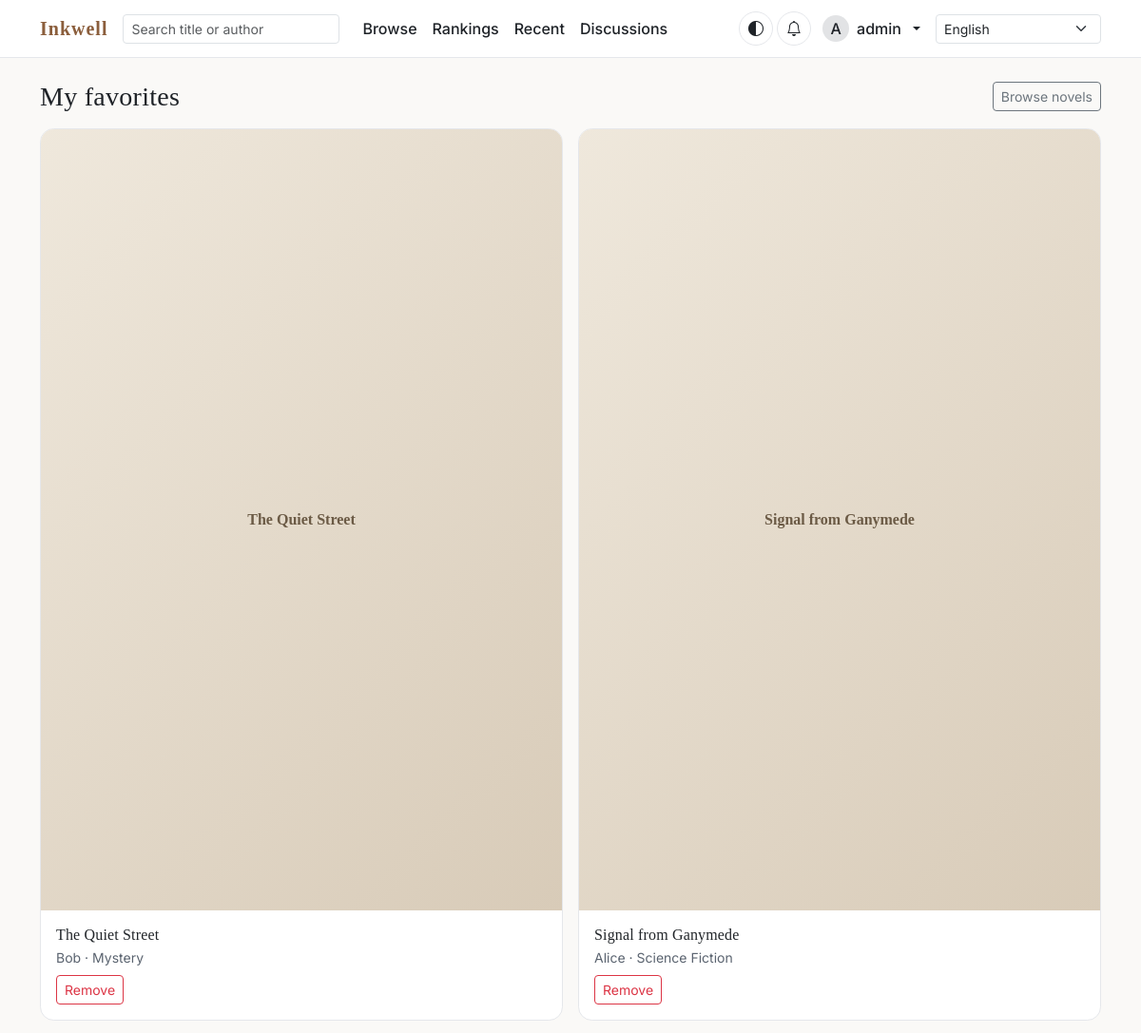
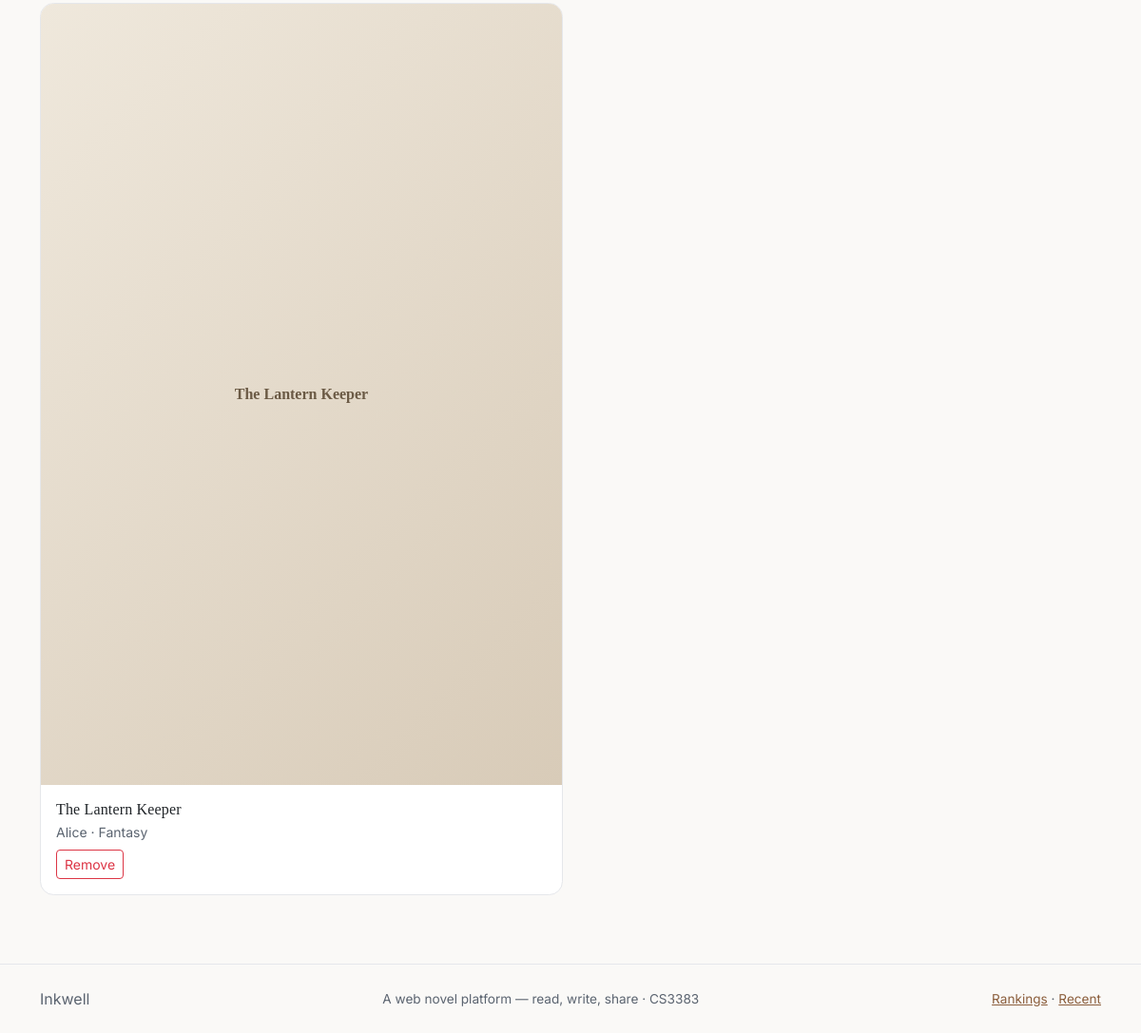
/my/favorites/ (signed in), run on the app's committed database (2 pictures, top to bottom).
### accounts/models.py (models this page shows, shortened)
class Profile(models.Model):
    user = models.OneToOneField(
        User,
        on_delete=models.CASCADE,
        related_name='profile',
    )
    nickname = models.CharField(_('Nickname'), max_length=50, blank=True)
    bio = models.TextField(_('Bio'), blank=True)
    avatar = models.ImageField(
        _('Avatar'),
        upload_to='avatars/',
        blank=True,
        null=True,
    )
    email_verified = models.BooleanField(_('Email verified'), default=False)
    created_at = models.DateTimeField(_('Created at'), auto_now_add=True)
    updated_at = models.DateTimeField(_('Updated at'), auto_now=True)
    class Meta:
        verbose_name = _('Profile')
        verbose_name_plural = _('Profiles')
    @property
    def display_name(self) -> str:
        return self.nickname or self.user.username

### interaction/models.py (models this page shows, shortened)
class Favorite(models.Model):
    user = models.ForeignKey(
        settings.AUTH_USER_MODEL,
        on_delete=models.CASCADE,
        related_name='favorites',
        verbose_name=_('User'),
    )
    novel = models.ForeignKey(
        Novel,
        on_delete=models.CASCADE,
        related_name='favorites',
        verbose_name=_('Novel'),
    )
    created_at = models.DateTimeField(_('Created at'), auto_now_add=True)
    class Meta:
        verbose_name = _('Favorite')
        verbose_name_plural = _('Favorites')
        constraints = [
            models.UniqueConstraint(
                fields=['user', 'novel'],
                name='unique_favorite_per_user_novel',
            ),
        ]
        ordering = ['-created_at']

### novels/models.py (models this page shows, shortened)
class Novel(models.Model):
    class Status(models.TextChoices):
        ONGOING = 'ongoing', _('Ongoing')
        COMPLETED = 'completed', _('Completed')
    author = models.ForeignKey(
        settings.AUTH_USER_MODEL,
        on_delete=models.CASCADE,
        related_name='novels',
        verbose_name=_('Author'),
    )
    category = models.ForeignKey(
        Category,
        on_delete=models.PROTECT,
        related_name='novels',
        verbose_name=_('Category'),
    )
    title = models.CharField(_('Title'), max_length=200)
    cover = models.ImageField(
        _('Cover'),
        upload_to='covers/',
        blank=True,
        null=True,
    )
    summary = models.TextField(_('Summary'), blank=True)
    status = models.CharField(
        _('Status'),
        max_length=20,
        choices=Status.choices,
        default=Status.ONGOING,
    )
    is_published = models.BooleanField(_('Published'), default=False)
    tags = models.ManyToManyField(
        Tag, blank=True, related_name='novels', verbose_name=_('Tags'))
    view_count = models.PositiveIntegerField(_('View count'), default=0)
    word_count = models.PositiveIntegerField(_('Word count'), default=0)
    created_at = models.DateTimeField(_('Created at'), auto_now_add=True)
    updated_at = models.DateTimeField(_('Updated at'), auto_now=True)
    objects = NovelQuerySet.as_manager()
    class Meta:
        verbose_name = _('Novel')
        verbose_name_plural = _('Novels')
        ordering = ['-updated_at']
        indexes = [
            models.Index(fields=['is_published', '-updated_at']),
        ]
    def get_absolute_url(self) -> str:
        from django.urls import reverse
        return reverse('novels:novel_detail', args=[self.pk])

class Category(models.Model):
    name = models.CharField(_('Name'), max_length=50, unique=True)
    class Meta:
        verbose_name = _('Category')
        verbose_name_plural = _('Categories')
        ordering = ['name']
    @property
    def label(self) -> str:
        return gettext(self.name)

### interaction/views.py (the view)
# urls.py: path('my/favorites/', views.my_favorites, name='my_favorites'),
@login_required
def my_favorites(request):
    favorites = (
        Favorite.objects.filter(user=request.user)
        .select_related('novel__author', 'novel__category')
        .order_by('-created_at')
    )
    return render(request, 'interaction/my_favorites.html', {'favorites': favorites})

### accounts/models.py (called while the page is built)
def _is_admin(self) -> bool:
    return bool(self.is_staff or self.is_superuser)

### templates/interaction/my_favorites.html (shortened to what this page needs)
{% extends "base.html" %}
{% load i18n %}
{% block content %}
<div class="d-flex justify-content-between align-items-center mb-3">
  <h1 class="h3 mb-0">{% trans "My favorites" %}</h1>
  <a class="btn btn-sm btn-outline-secondary" href="{% url 'novels:novel_list' %}">{% trans "Browse novels" %}</a>
</div>
{% if favorites %}
  <div class="row row-cols-1 row-cols-md-2 g-3">
    {% for favorite in favorites %}
      {% with novel=favorite.novel %}
        <div class="col">
          <div class="novel-card h-100">
            <a href="{{ novel.get_absolute_url }}" class="text-decoration-none">
              {% if novel.cover %}
                <img src="{{ novel.cover.url }}" alt="{{ novel.title }}" class="novel-cover">
              {% else %}
                <div class="novel-cover-placeholder">{{ novel.title }}</div>
              {% endif %}
            </a>
            <div class="p-3">
              <a href="{{ novel.get_absolute_url }}" class="text-decoration-none text-dark">
                <h2 class="h6 mb-1">{{ novel.title }}</h2>
              </a>
              <div class="text-muted-sm mb-2">{{ novel.author.profile.display_name }} · {{ novel.category.label }}</div>
              <form method="post" action="{% url 'interaction:favorite_toggle' novel.pk %}">
                <button type="submit" class="btn btn-sm btn-outline-danger">{% trans "Remove" %}</button>
              </form>
            </div>
          </div>
        </div>
      {% endwith %}
    {% endfor %}
  </div>
{% else %}
  <p class="text-muted">{% trans "You have no favorites yet." %}</p>
  <a class="btn btn-accent" href="{% url 'novels:novel_list' %}">{% trans "Browse novels" %}</a>
{% endif %}
{% endblock %}

### templates/base.html (shortened to what this page needs)
{% load i18n static %}<!DOCTYPE html>
<html lang="{{ LANGUAGE_CODE }}" data-theme="light">
<head>
  <link href="https://cdn.jsdelivr.net/npm/bootstrap@5.3.3/dist/css/bootstrap.min.css" rel="stylesheet">
  <link href="https://cdn.jsdelivr.net/npm/bootstrap-icons@1.11.3/font/bootstrap-icons.css" rel="stylesheet">
  <link href="{% static 'css/site.css' %}" rel="stylesheet">
</head>
<body>
<nav class="navbar navbar-expand-lg app-nav sticky-top">
  <div class="container">
    <a class="navbar-brand" href="{% url 'novels:home' %}">Inkwell</a>
    <div class="collapse navbar-collapse" id="mainNav">
      <form class="d-flex my-2 my-lg-0 me-lg-3" role="search" action="{% url 'novels:novel_list' %}" method="get">
        <input class="form-control form-control-sm nav-search" type="search" name="q"
               value="{{ request.GET.q|default:'' }}" placeholder="{% trans 'Search title or author' %}" aria-label="{% trans 'Search' %}">
      </form>
      <ul class="navbar-nav me-auto">
        <li class="nav-item"><a class="nav-link" href="{% url 'novels:novel_list' %}">{% trans "Browse" %}</a></li>
        <li class="nav-item"><a class="nav-link" href="{% url 'novels:ranking' %}">{% trans "Rankings" %}</a></li>
        <li class="nav-item"><a class="nav-link" href="{% url 'novels:recent_updates' %}">{% trans "Recent" %}</a></li>
        <li class="nav-item"><a class="nav-link" href="{% url 'interaction:discussion_list' %}">{% trans "Discussions" %}</a></li>
      </ul>
      <ul class="navbar-nav align-items-lg-center">
        <li class="nav-item me-1">
          <button class="icon-btn" type="button" id="theme-toggle" aria-label="{% trans 'Toggle theme' %}" title="{% trans 'Toggle theme' %}"><i class="bi bi-circle-half" aria-hidden="true"></i></button>
        </li>
        {% if user.is_authenticated %}
          <li class="nav-item me-1"><a class="icon-btn position-relative" href="{% url 'interaction:notifications' %}" title="{% trans 'Notifications' %}" aria-label="{% trans 'Notifications' %}"><i class="bi bi-bell" aria-hidden="true"></i></a></li>
          <li class="nav-item dropdown">
            <a class="nav-link dropdown-toggle d-flex align-items-center gap-2" href="#" role="button" data-bs-toggle="dropdown" aria-expanded="false">
              {% if user.profile.avatar %}
                <img src="{{ user.profile.avatar.url }}" alt="" width="28" height="28" class="rounded-circle" style="object-fit:cover;">
              {% else %}
                <span class="rounded-circle bg-secondary-subtle d-inline-flex align-items-center justify-content-center" style="width:28px;height:28px;">{{ user.username|first|upper }}</span>
              {% endif %}
              {{ user.profile.display_name }}
            </a>
          </li>
        {% else %}
          <li class="nav-item"><a class="nav-link" href="{% url 'accounts:login' %}">{% trans "Log in" %}</a></li>
          <li class="nav-item"><a class="btn btn-accent btn-sm ms-lg-2" href="{% url 'accounts:register' %}">{% trans "Sign up" %}</a></li>
        {% endif %}
        <li class="nav-item ms-lg-2">
          <form action="{% url 'set_language' %}" method="post" class="d-flex align-items-center">
            <select name="language" class="form-select form-select-sm" onchange="this.form.submit()"
                    aria-label="{% trans 'Language' %}">
              {% get_current_language as CURRENT_LANG %}
              {% get_available_languages as LANGS %}
              {% for code, name in LANGS %}
                <option value="{{ code }}" {% if code == CURRENT_LANG %}selected{% endif %}>{{ name }}</option>
              {% endfor %}
            </select>
          </form>
        </li>
      </ul>
    </div>
  </div>
</nav>
<main class="py-4">
  <div class="container">
    {% block content %}{% endblock %}
  </div>
</main>
<footer class="app-footer py-4 mt-5">
  <div class="container d-flex flex-wrap gap-3 justify-content-between align-items-center">
    <span class="navbar-brand m-0" style="font-size:1rem;">Inkwell</span>
    <span>{% trans "A web novel platform — read, write, share" %} · CS3383</span>
    <span><a href="{% url 'novels:ranking' %}">{% trans "Rankings" %}</a> · <a href="{% url 'novels:recent_updates' %}">{% trans "Recent" %}</a></span>
  </div>
</footer>
</body>
</html>

### static/css/site.css (style rules this page uses)
:root { --ink: #1f2328; --muted: #5b6470; --line: #e5e7eb; --accent: #8b5e3c; --accent-strong: #6f4a2d; --bg: #faf9f7; --surface: #ffffff; --surface-2: #f3efe9; --shadow-sm: 0 1px 2px rgba(0,0,0,.05); --shadow-md: 0 6px 24px rgba(31,35,40,.08); --radius: 0.9rem; --radius-sm: 0.5rem; --border: 1px solid var(--line); --focus: 0 0 0 3px rgba(139,94,60,.45); --space-1: 4px; --space-2: 8px; --space-3: 12px; --space-4: 16px; --space-5: 24px; --space-6: 32px; --text-xs: .75rem; --text-sm: .875rem; --text-base: 1rem; --text-lg: 1.25rem; --text-xl: 1.5rem; --text-2xl: 2rem; --serif: 'Noto Serif TC', Georgia, serif; --sans: 'Inter', system-ui, -apple-system, 'Segoe UI', 'Noto Sans TC', sans-serif; --reader-font: var(--serif); --reader-size: 1.0625rem; --reader-line: 1.75; --line-length: 38rem; }
body { font-family: var(--sans); color: var(--ink); background: var(--bg); min-height: 100vh; display: flex; flex-direction: column; -webkit-font-smoothing: antialiased; }
h1, h2, h3, .display-6 { font-family: var(--serif); letter-spacing: .01em; }
a { color: var(--accent); }
.app-nav { background: var(--surface); border-bottom: 1px solid var(--line); }
.app-nav .navbar-brand { font-family: var(--serif); font-weight: 700; letter-spacing: .05em; color: var(--accent) !important; }
.app-nav .nav-link { color: var(--ink); font-weight: 500; }
.nav-search { min-width: 12rem; }
.icon-btn { display: inline-flex; align-items: center; justify-content: center; width: 2.25rem; height: 2.25rem; border-radius: 50%; color: var(--ink); border: 1px solid var(--line); background: transparent; text-decoration: none; }
main { flex: 1 0 auto; }
footer.app-footer { flex-shrink: 0; border-top: 1px solid var(--line); color: var(--muted); font-size: .85rem; }
.novel-card { border: 1px solid var(--line); border-radius: var(--radius); background: var(--surface); overflow: hidden; height: 100%; transition: transform .15s ease, box-shadow .15s ease; }
.novel-cover-placeholder { aspect-ratio: 2/3; display: flex; align-items: center; justify-content: center; padding: 1rem; text-align: center; font-family: var(--serif); font-weight: 700; color: #6b5a45; background: linear-gradient(135deg,#efe8dc,#d8cbb8); }
.text-muted-sm { color: var(--muted); font-size: .875rem; }
.novel-card { cursor: pointer; }

### data on the page
Favorite: novel "The Quiet Street", novel.author.profile.display_name "Bob", novel.category.label "Mystery"
Favorite: novel "Signal from Ganymede", novel.author.profile.display_name "Alice", novel.category.label "Science Fiction"
Favorite: novel "The Lantern Keeper", novel.author.profile.display_name "Alice", novel.category.label "Fantasy"

### other printed values
{{ user.username|first|upper }} "A"
{{ user.profile.display_name }} "admin"
form field language "English"
